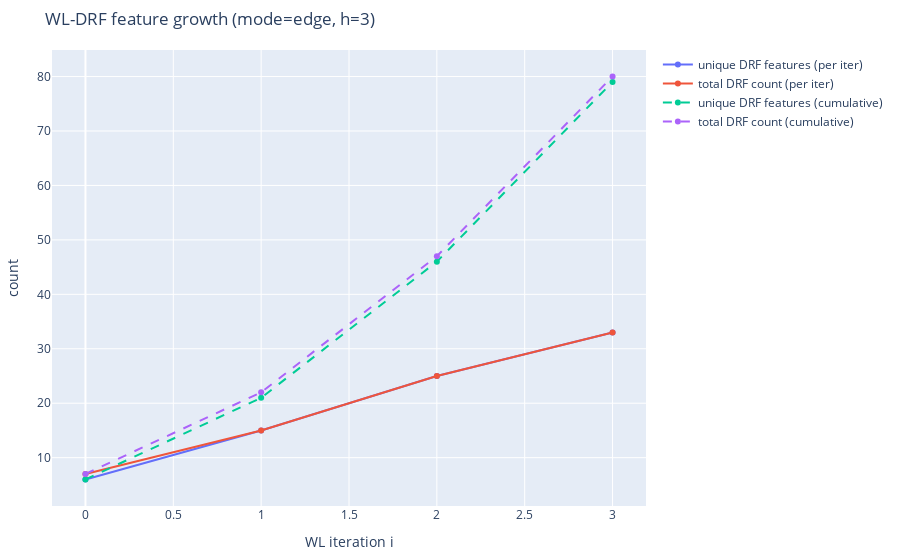

The notebook cell this image was saved under:
### Markdown cell above
The WL-DRF feature growth shows that successive WL iterations introduce additional structural information. No saturation is observed up to h=3, indicating that deeper neighborhood information contributes meaningfully to the reaction representation.
Das Diagramm zeigt, dass WL die DRF-Repräsentation schrittweise anreichert
und bis Iteration 3 noch keine Sättigung erreicht ist.

### Code cell
fig = plot_wl_drf_feature_growth_from_rsmi(rsmi, h=3, mode="edge", show_cumulative=True)
fig.show()

### Figure 1 — Plotly figure (JSON) as saved in the notebook; plotly's stock layout.template omitted (floating-point values rounded to 4 significant figures)
{"data": [{"mode": "lines+markers", "name": "unique DRF features (per iter)", "type": "scatter", "x": [0, 1, 2, 3], "y": [6, 15, 25, 33]}, {"mode": "lines+markers", "name": "total DRF count (per iter)", "type": "scatter", "x": [0, 1, 2, 3], "y": [7, 15, 25, 33]}, {"line": {"dash": "dash"}, "mode": "lines+markers", "name": "unique DRF features (cumulative)", "type": "scatter", "x": [0, 1, 2, 3], "y": [6, 21, 46, 79]}, {"line": {"dash": "dash"}, "mode": "lines+markers", "name": "total DRF count (cumulative)", "type": "scatter", "x": [0, 1, 2, 3], "y": [7, 22, 47, 80]}], "layout": {"margin": {"b": 30, "l": 30, "r": 30, "t": 50}, "showlegend": true, "title": {"text": "WL-DRF feature growth (mode=edge, h=3)"}, "xaxis": {"title": {"text": "WL iteration i"}}, "yaxis": {"title": {"text": "count"}}}}
